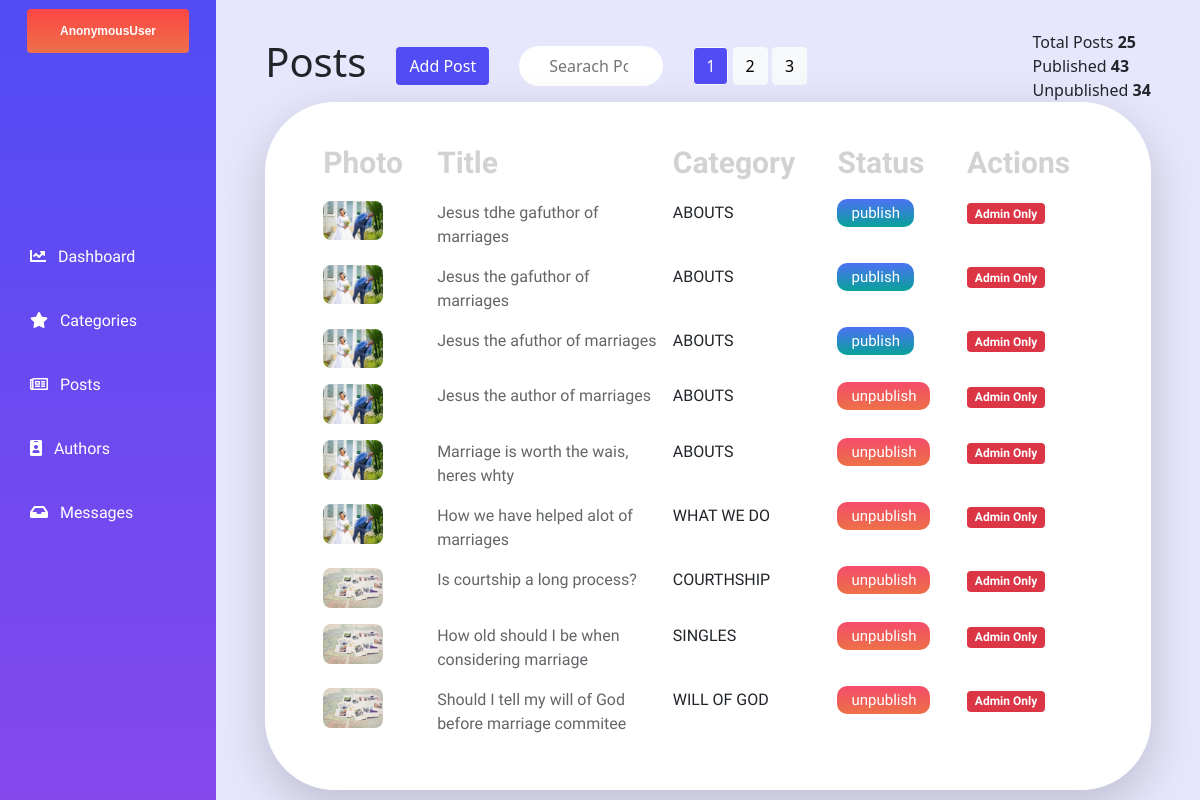
The app's page /dashboard/posts/, older data.
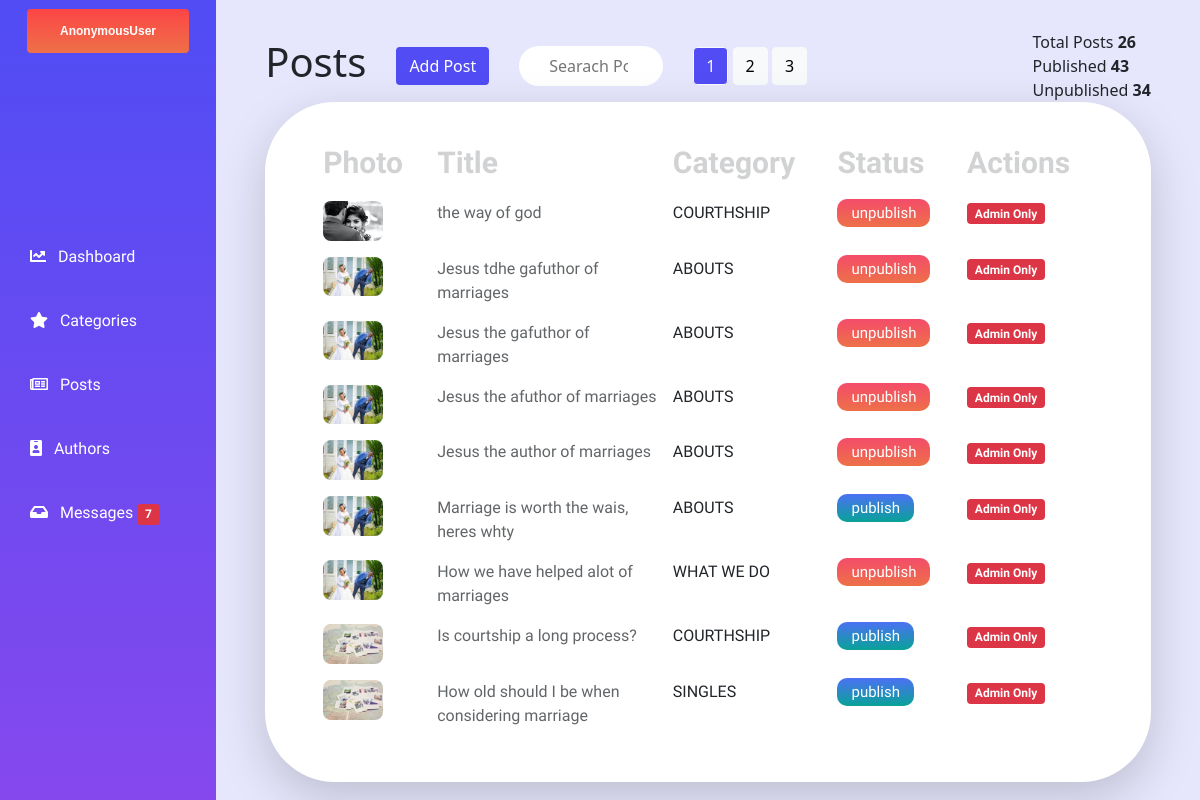
The same page, newer data.
### website/models.py (models this page shows, shortened)
class Post(models.Model):
    title = models.CharField(max_length=250, unique=True)
    content = RichTextUploadingField()
    category = models.ForeignKey(Category, on_delete=models.CASCADE)
    image = models.ImageField(upload_to='post', blank=True, null=True)
    author = models.ForeignKey(settings.AUTH_USER_MODEL, on_delete=models.CASCADE)
    published = models.BooleanField(default=False)
    created = models.DateTimeField(auto_now_add=True, blank=True, null=True)
    updated = models.DateTimeField(auto_now=True, blank=True, null=True)
    read_time = models.IntegerField()
    slug = models.SlugField(null=True,unique=True)
    featured = models.BooleanField(default=False)
    view_count = models.IntegerField(default=0)
    class Meta:
        ordering = ('title',)
        verbose_name = 'post'
        verbose_name_plural = 'posts'

class Category(models.Model):
    name = models.CharField(max_length=250, unique=True)
    description = models.TextField(blank=True)
    slug = models.SlugField(null=True,unique=True)
    navbar = models.BooleanField(default=False)
    def __str__(self):
        return self.name
    class Meta:
        ordering = ('name',)
        verbose_name = 'category'
        verbose_name_plural = 'categories'

### dashboard/views.py (the view)
# urls.py: path('posts/', views.postsView, name='posts'),
def postsView(request):
    messages.success(request, "post added")
    posts_unordered = Post.objects.all()
    post_listed = posts_unordered.order_by('-created')
    paginator = Paginator(post_listed, 9)
    try:
        page = int(request.GET.get('page', '1'))
    except:
        page = 1
    try:
        posted = paginator.page(page)
    except  (EmptyPage, InvalidPage):
        posted = paginator.page(paginator.num_pages)
    context = {
        'post_listed': post_listed,
        'posted': posted    }
    return render(request, 'dashboard/posts.html', context)

### contact/forms.py
class MessageForm(ModelForm):
    class Meta:
        model = Messages
        fields = ['name', 'email', 'body']

### website/context_processors.py (called while the page is built)
def whatWeDo(request):
    whatWeDo = Post.objects.filter(category = 8)
    return dict(whatWeDo=whatWeDo)

def menu(request):
    links = Category.objects.filter(navbar = True)
    return dict(links=links)

def post_menu(request):
    post_list = Post.objects.filter(published = True)
    return dict(post_list=post_list)

def message_count(request):
    message_countAll = Messages.objects.filter(read=False)
    message_count = message_countAll.count()
    return dict(message_count=message_count)

def contact_form(request):
    formMessage = MessageForm()
    context = {
        'formMessage':formMessage
    }
    return context

### dashboard/templates/dashboard/posts.html (shortened to what this page needs)
{% extends "baseManager.html" %}
{% load static %}
{% block content%}
<link rel="stylesheet" href="{% static 'css/posts.css' %}" />
  <div class="content mobileContainer">
    <div style="width: 90%;" class="tableHeaderContainer ">
      <div class="postSection">
        <h1 class="postSectionItem">Posts</h1>
        <a  href="{% url 'dashboard:addPost' %}" class="postSectionItem btn btn-purple add">Add Post</a>
        <form class="postSectionItem">
            <input class="postSectionSearch unwanted-column" placeholder="Searach Posts.." type="search">
        </form>
        <div class=" unwanted-column">
          {% if posted.paginator.num_pages > 1 %}
            <div class="text-center">
              {% for pg in posted.paginator.page_range %}
                <a href="?page={{pg}}" class="btn btn-light
                  {% if posted.number == pg %}active bg-dark text-light  {% endif %}">{{pg}}
                </a>
              {% endfor %}
            </div>
          {% endif %}
        </div>
      </div>
      <div style="float: right !important;" class=" figuresSection">
        <p class="totalParagraph unwanted-column">Total Posts <span class="totalParagraphBold"> {{post_listed|length}}</span></p>
        <p class="totalParagraph unwanted-column">Published <span class="totalParagraphBold"> 43</span></p>
        <p class="totalParagraph unwanted-column">Unpublished <span class="totalParagraphBold"> 34</span></p>
      </div>
    </div>
<div class="tableConatiner shadow-lg">
    <table  class="myTableStyling table table-borderless">
        <thead class="thead-dark">
          <tr>
              <th scope="">Photo</th>
            <th class="titleCol" scope="">Title</th>
            <th class="unwanted-column"  scope="">Category</th>
            <th class="unwanted-column" scope="cl">Status</th>
            <th scope="">Actions</th>
          </tr>
        </thead>
        <tbody>
            {% for p in posted.object_list %}
          <tr class="">
            <td><a class="" href=""><img class="" style="width: 60px; border-radius: 8px;" src="{{p.image.url}}"></a></td>
            <td class="titleColValues" style="opacity: 70%;">{{p.title}}</td>
            <td class="catCol unwanted-column"> {{p.category}}</td>
            <td class="unwanted-column">
            {% if p.published %}
                <a href="{% url 'dashboard:unpublishPost' p.category.slug p.slug %}"  class="buttonUnPublish ">unpublish</a>
            {%else%}
            <a href="{% url 'dashboard:publishPost' p.category.slug p.slug %}"  class="buttonPublish">publish</a>
            {% endif %}
            </td>
            <td class="actionRow">
              {% if request.user.groups.all.0.name == 'Admin' %}
                <a class="actionItem" href="{% url 'dashboard:editPost' p.category.slug p.slug %}"><i class="far fa-edit"></i></a>
                <a class="actionItem text-danger text-center" href="{% url 'dashboard:deletePost' p.category.slug p.slug %}"><i class="fas fa-trash"></i></a>
          {%else%}
              <p class="badge bg-danger">Admin Only</p>
          {% endif %}
              </td>
          </tr>
          {% endfor %}
        </tbody>
      </table>
</div>
</div>
{% endblock content%}

### dashboard/templates/baseManager.html (shortened to what this page needs)
{% load static %}
<!DOCTYPE html>
<html lang="en">
<head>
    <link rel="stylesheet" href="{% static 'css/manager.css' %}" />
    <link href="https://cdn.jsdelivr.net/npm/bootstrap@5.0.1/dist/css/bootstrap.min.css" rel="stylesheet">
      <link rel="stylesheet" href="https://use.fontawesome.com/releases/v5.15.1/css/all.css">
</head>
<body>
  <div class="container-fluid" style="padding:0; margin:0;">
  {% include 'sidebar.html' %}
    {% block content %}
    {% endblock %}
  </div>
</body>
</html>

### dashboard/templates/sidebar.html (shortened to what this page needs)
{% load static %}
<link rel="stylesheet" href="{% static 'css/manager.css' %}" />
<div class="sidebar">
<div class="badge bg-light  text-center py-md-3 px-md-3 w-75 mx-auto AdminProfileHeader">
    {{request.user}}
    </div>
<div class=" sectionContent ">
   <a class="text-white sidebar-link" href="{% url 'dashboard:main' %}"">
    <i class="fas fa-chart-line"></i>&nbsp;&nbsp;   Dashboard
    </a>
    <a id="" class="text-white sidebar-link target" href="{% url 'dashboard:categories' %}">
        <i class="fas fa-star"></i>&nbsp;&nbsp;  Categories
    </a>
    <a class="text-white sidebar-link" href="{% url 'dashboard:posts' %}">
        <i class="far fa-newspaper"></i>&nbsp;&nbsp;   Posts
    </a>
    <a class="text-white sidebar-link" href="{% url 'dashboard:authors' %}">
        <i class="fas fa-id-badge"></i>&nbsp;&nbsp;   Authors
    </a>
    <a class="text-white sidebar-link" href="{% url 'dashboard:messages' %}">
        <i class="fas fa-inbox"></i>&nbsp;&nbsp;   Messages {% if message_count > 0 %}
        <span class="badge bg-danger">
            {{message_count}}</span>
            {%endif%}
    </a>
</div>
</div>

### dashboard/templates/navbarM.html (shortened to what this page needs)
{% load static %}

### static/css/manager.css (style rules this page uses)
@media only screen and (min-width: 969px) { .AdminProfileHeader { font-family: Helvetica; font-weight: bolder; margin-bottom: 80% !important; margin-top: 4%; background: linear-gradient(180deg, rgba(255, 0, 0, 0.72) 0%, #ED7048 100%); } }
@media only screen and (min-width: 969px) { .sidebar { background: linear-gradient(180deg, #514CF4 2.36%, #8648ED 102.36%); width: 18%; font-family: 'Righteous', cursive; } }
@media only screen and (min-width: 969px) { .AdminProfileHeader { display: flex; justify-content: center; } }
@media only screen and (min-width: 969px) { .content { height: 100vh !important; background-color: #E6E7FC; width: 82%; display: flex; align-items: center; flex-direction: column; } }
@media only screen and (min-width: 969px) { .sidebar-link { list-style-type: none; text-transform: none; text-decoration: none; transition: 0.3s ease-in-out; } }
@media only screen and (min-width: 969px) { .sidebar, .content { height: 100vh !important; overflow: auto; float: left; } }
@media only screen and (min-width: 969px) { .sectionContent { display: flex; flex-direction: column; } }
@media only screen and (min-width: 969px) { .sectionContent a { padding-bottom: 20px; padding-top: 20px; padding-left: 30px; } }

### static/css/posts.css (style rules this page uses)
@media only screen and (min-width: 969px) { .bg-dark { background-color: #514cf4 !important; } }
@media only screen and (min-width: 969px) { table { width: 100% !important; } }
@media only screen and (min-width: 969px) { th { opacity: 20% !important; font-size: 30px; font-family: "Palanquin Dark", sans-serif; } }
@media only screen and (min-width: 969px) { td { font-family: "Palanquin Dark", sans-serif; } }
@media only screen and (min-width: 969px) { .buttonUnPublish { width: 33px; height: 10px; list-style-type: none; text-transform: none; color: white; text-decoration: none; font-size: 15px; padding: 5px 14px; font-family: "Palanquin Dark", sans-serif; background: linear-gradient(180deg, #f44c6a 0%, #ed7048 100%); border-radius: 10px; } }
@media only screen and (min-width: 969px) { .buttonPublish { width: 33px; height: 10px; list-style-type: none; text-transform: none; color: white; text-decoration: none; font-size: 15px; padding: 5px 14px; font-family: "Palanquin Dark", sans-serif; background: linear-gradient(180deg, #4c71f4 0%, #08a298 100%); border-radius: 10px; } }
@media only screen and (min-width: 969px) { .catCol { text-transform: uppercase; } }
@media only screen and (min-width: 969px) { .titleCol { width: 30% !important; } }
@media only screen and (min-width: 969px) { .myTableStyling { width: 90%; border-bottom: 100px !important; background-color: white; } }
@media only screen and (min-width: 969px) { .tableConatiner { display: flex; justify-content: center; width: 90%; padding: 30px 50px; border-radius: 70px; background-color: white; } }
@media only screen and (min-width: 969px) { .postSection { display: flex; align-items: center; } }
@media only screen and (min-width: 969px) { .tableHeaderContainer { padding-top: 3%; display: flex; align-items: center; justify-content: space-between; } }
@media only screen and (min-width: 969px) { .totalParagraph { margin: 0; } }
@media only screen and (min-width: 969px) { .totalParagraphBold { font-weight: bolder; } }
@media only screen and (min-width: 969px) { .postSectionItem { margin-right: 30px; } }
@media only screen and (min-width: 969px) { .btn-purple { background-color: #514cf4 !important; color: white !important; } }
@media only screen and (min-width: 969px) { .postSectionSearch { border-radius: 20px; height: 1.5vw; border: none; width: 12vw; } }
@media only screen and (min-width: 969px) { ::placeholder { padding: 10px; } }
@media only screen and (min-width: 969px) { input[type="search"] { padding: 20px; } }

Row changes from the older to the newer data that the page shows:
no longer on this page (row edited): Post: image (picture), title "Should I tell my will of God before marriage commitee", category "WILL OF GOD", published "unpublish"
added Post: image (picture), title "the way of god", category "COURTHSHIP", published "unpublish"
changed Post "Jesus tdhe gafuthor of marriages": published "publish" → "unpublish"
changed Post "Jesus the gafuthor of marriages": published "publish" → "unpublish"
changed Post "Jesus the afuthor of marriages": published "publish" → "unpublish"
changed Post "Marriage is worth the wais, heres whty": published "unpublish" → "publish"
changed Post "Is courtship a long process?": published "unpublish" → "publish"
changed Post "How old should I be when considering marriage": published "unpublish" → "publish"
Text that changed along with them:
{{ message_count }}: (not shown) → "7"
{{ post_listed|length }}: "25" → "26"
